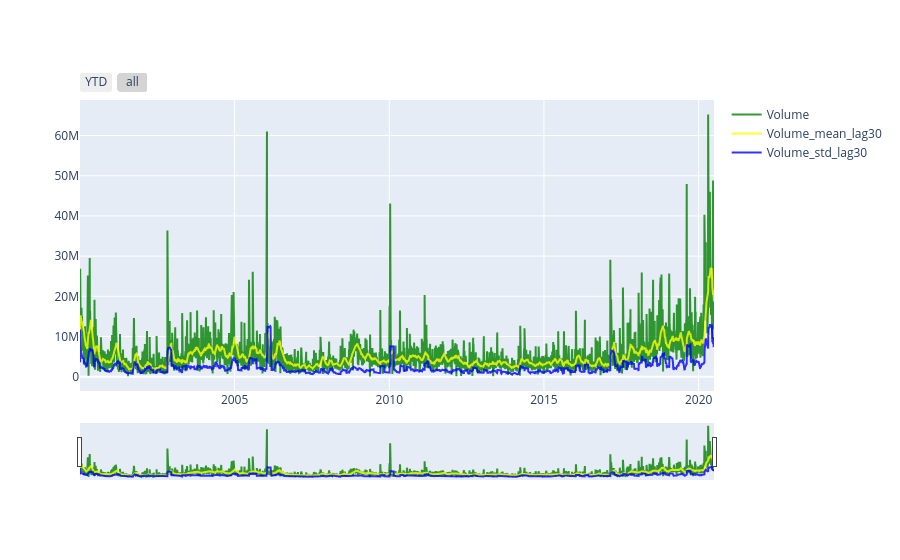

The code cell stored with this chart in its notebook:
### Markdown cell above
Insight : Considering the standard deviation,there's a high deviation whenever there is a drop in the price of
stock.
With the help of standard deviation we can understand where the company faced loss.
Even though the lag curve isn't much less with noise, we have a clear idea on how the high and low
price move over time

### Code cell
#Printing the Volume curve
fig = go.Figure()
fig.add_trace(go.Scatter(x=reliance_lag['Date'],y=reliance_lag['Volume'],name='Volume',line=dict(color='green'),opacity=0.8))
fig.add_trace(go.Scatter(x=reliance_lag['Date'],y=reliance_lag['Volume_mean_lag30'],name='Volume_mean_lag30',line=dict(color='yellow'),opacity=0.8))
fig.add_trace(go.Scatter(x=reliance_lag['Date'],y=reliance_lag['Volume_std_lag30'],name='Volume_std_lag30',line=dict(color='blue'),opacity=0.8))



fig.update_xaxes(
    rangeslider_visible = True,
    rangeselector = dict (
        buttons = list([
            dict(count=1, label="YTD", step="year", stepmode="todate"),
            dict(step = "all")]
        )
    )
)

### Figure 1 — Plotly figure (JSON) as saved in the notebook; plotly's stock layout.template omitted (floating-point values rounded to 4 significant figures; data arrays with more than 128 entries replaced by an {"elided": "..."} marker saying what was removed)
{"data": [{"line": {"color": "green"}, "name": "Volume", "opacity": 0.8, "type": "scatter", "x": {"elided": "5097 str values"}, "y": {"elided": "5097 int values"}}, {"line": {"color": "yellow"}, "name": "Volume_mean_lag30", "opacity": 0.8, "type": "scatter", "x": {"elided": "5097 str values"}, "y": {"elided": "5097 float values"}}, {"line": {"color": "blue"}, "name": "Volume_std_lag30", "opacity": 0.8, "type": "scatter", "x": {"elided": "5097 str values"}, "y": {"elided": "5097 float values"}}], "layout": {"xaxis": {"rangeselector": {"buttons": [{"count": 1, "label": "YTD", "step": "year", "stepmode": "todate"}, {"step": "all"}]}, "rangeslider": {"visible": true}}}}
